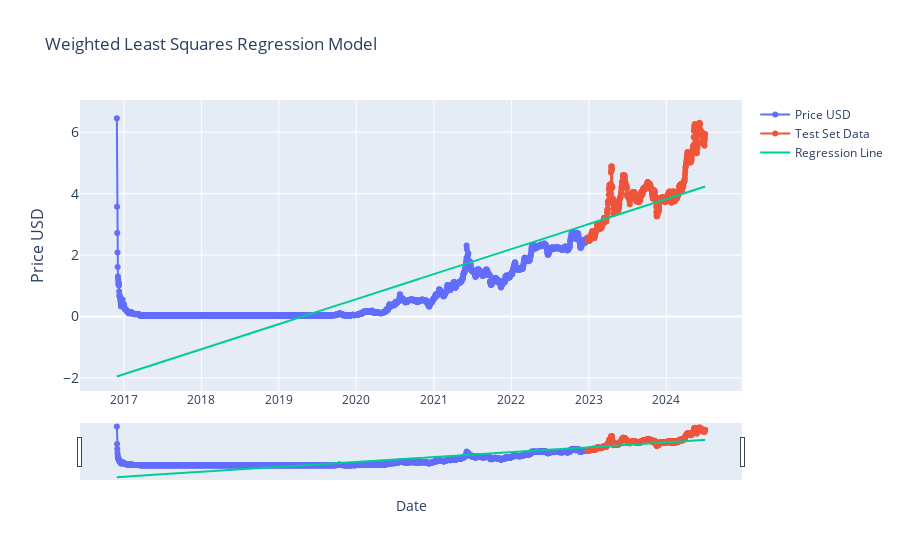

The code cell stored with this chart in its notebook:
### Code cell
# Weighted Least Squares Estimator (3.2) - 
# Note: this makes OLS (above) redundant since you can adjust weighting to 1 in the 'weight' array

from sklearn.linear_model import LinearRegression
from sklearn.model_selection import train_test_split
import statsmodels.api as sm
import plotly.graph_objects as go
import pandas as pd
from ipywidgets import interact, DatePicker
import numpy as np


df = current_item.copy()

# Weights = determine the influence of data points in WLS; using weights of 1,1 yields OLS results (OLS has uniform weightings).

df['date_ordinal'] = df.index.map(pd.Timestamp.toordinal)
X = df['date_ordinal'].values.reshape(-1, 1)
y = df['price_usd'].values

weights = np.linspace(1, 10, len(X))

model_wls = sm.WLS(y, sm.add_constant(X), weights=weights).fit()
y_pred = model_wls.predict(sm.add_constant(X))

split_point = int(len(X) * 0.80)
X_train, X_test = X[:split_point], X[split_point:]
y_train, y_test = y[:split_point], y[split_point:]





start_date_picker = DatePicker(description='Start Date', value=df.index[0], disabled=False)
end_date_picker = DatePicker(description='End Date', value=df.index[-1], disabled=False)


interact(lambda start_date, end_date:
            plot_weighted_least_squares(df, start_date, end_date, y_pred, split_point, y_test),
            start_date=start_date_picker, end_date=end_date_picker)

### Figure 1 — Plotly figure (JSON) as saved in the notebook; plotly's stock layout.template omitted (floating-point values rounded to 4 significant figures; data arrays with more than 128 entries replaced by an {"elided": "..."} marker saying what was removed)
{"data": [{"mode": "lines+markers", "name": "Price USD", "type": "scatter", "x": {"elided": "2218 str values"}, "y": {"elided": "2773 float values"}}, {"mode": "lines+markers", "name": "Test Set Data", "type": "scatter", "x": {"elided": "555 str values"}, "y": {"elided": "555 float values"}}, {"mode": "lines", "name": "Regression Line", "type": "scatter", "x": {"elided": "2773 str values"}, "y": {"elided": "2773 float values"}}], "layout": {"showlegend": true, "title": {"text": "Weighted Least Squares Regression Model"}, "xaxis": {"rangeslider": {"visible": true}, "title": {"text": "Date"}, "type": "date"}, "yaxis": {"tickfont": {"size": 14}, "title": {"font": {"size": 16}, "text": "Price USD"}}}}
